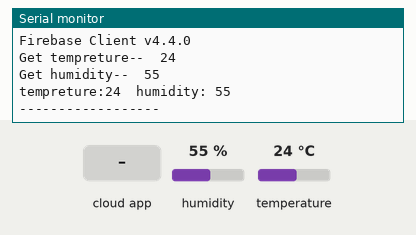
Bench run of a sketch on a simulated ESP32. On the bench: the last lines printed to the serial monitor. The test bench sets the inputs (shaded band); at power-on: humidity 55 %, temperature 24 °C. WiFi joins after 1.5 s; servers stay silent unless stated; the Firebase database answers and starts empty.

Above: at 5.0 s.
5.1 s: humidity set to 22 %
At 6.44 s:
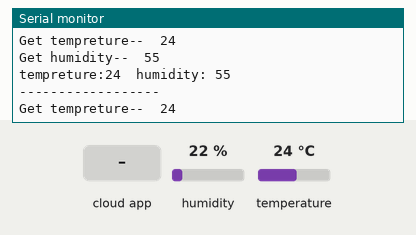
6.6 s: the phone or cloud app sets tempreture to 0
At 6.6 s:
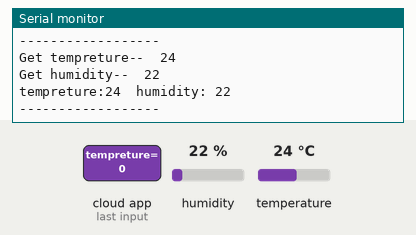
8.1 s: the phone or cloud app sets humidity to 0
9.6 s: temperature set to 12 °C
At 10.09 s:
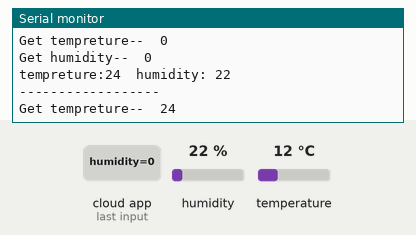
11.1 s: the phone or cloud app sets tempreture to 1
At 11.91 s:
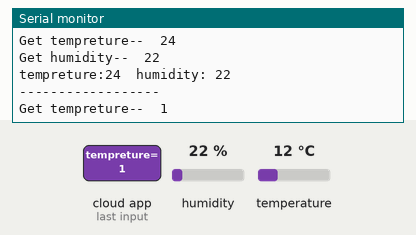
12.6 s: the phone or cloud app sets humidity to 1
Timing chart, 0 to 15.1 s (numbered marks = the images above; inputs shaded):
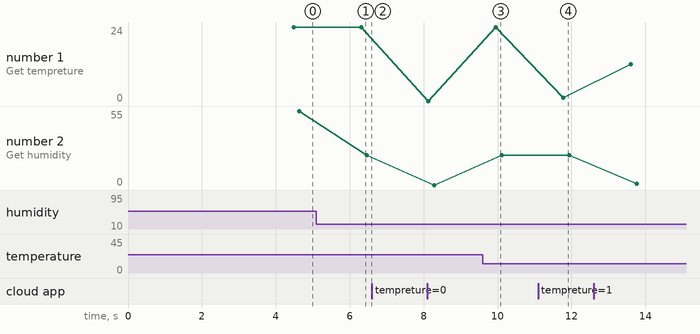

Measured:
- after the input at 11.1 s, the serial monitor: prints a new line after 0.68 s (image 4)
- plotted number 1: 24 → 1 after the input at 11.1 s
- plotted number 2: 55 → 22 after the input at 5.1 s

The sketch:

Sensors_with_data_base.ino
```cpp
//****************************************************************************************************************************************************************//
//########################################### created By: Omar_asadi, Haia_Hihi, Mohamad-alwan_aghbaria ##########################################################//
//############################################################   Date: 24/08/2023    #############################################################################//
//## in this file we are trying to read from the DHT 11 sensor the temprture and the humdity of the enviroment and also the Capactive soil moisture using ESP32 ##//
//#################### In addtion in this file we are connected to the firebase -real time database- and iploading the data to the data base #####################//
//****************************************************************************************************************************************************************//

#if defined(ESP32)
#include <WiFi.h>
#include <FirebaseESP32.h>
#elif defined(ESP8266)
#include <ESP8266WiFi.h>
#include <FirebaseESP8266.h>


#endif

#include <addons/TokenHelper.h>
#include <DFRobot_DHT11.h>
#include <addons/RTDBHelper.h>
const char* WIFI_SSID = "ICST";
const char* WIFI_PASSWORD = "arduino123";


/** Define the API Key **/
#define API_KEY "q5GRF4P379NZpHPnG2KmczcFzm43yw8NDEPpVmHg"

/** Define our RTDB URL **/
#define DATABASE_URL "https://temperature-sensor-test-46ad3-default-rtdb.firebaseio.com/"

/** Define Firebase Data object **/
FirebaseData fbdo;
FirebaseAuth auth;
FirebaseConfig config;

int a, b, x, y;
int hdt_tempreture, hdt_humidity;
const int DHT11_PIN= 32;

DFRobot_DHT11 DHT;


void setup()
{
  Serial.begin(115200);
  delay(2000);
  WiFi.begin(WIFI_SSID, WIFI_PASSWORD);
  Serial.print("Connecting to Wi-Fi");
  while (WiFi.status() != WL_CONNECTED)
  {
    Serial.print("The Wi-Fi status is ");
    Serial.println(WiFi.status());
    delay(600);
  }
  Serial.println();
  Serial.print("Connected with IP: ");
  Serial.println(WiFi.localIP());
  Serial.println();
  Serial.printf("Firebase Client v%s\n\n", FIREBASE_CLIENT_VERSION);
  config.api_key = API_KEY;
  config.database_url = DATABASE_URL;
  Firebase.begin(DATABASE_URL, API_KEY);
  Firebase.setDoubleDigits(5);
}
void loop()
{

   DHT.read(DHT11_PIN);

  if (Firebase.ready())
  {
    hdt_tempreture = DHT.temperature;
    hdt_humidity = DHT.humidity;
    Firebase.setInt(fbdo, "/test/tempreture",hdt_tempreture);
    Firebase.setInt(fbdo, "/test/humidity",hdt_humidity);
    delay(200);
    Serial.printf("Get tempreture--  %s\n", Firebase.getInt(fbdo, "/test/tempreture") ? String(fbdo.to<int>()).c_str() : fbdo.errorReason().c_str());

    Serial.printf("Get humidity--  %s\n", Firebase.getInt(fbdo, "/test/humidity") ? String(fbdo.to<int>()).c_str() : fbdo.errorReason().c_str());

	Serial.println();
	Serial.print("tempreture:");
	Serial.print(hdt_tempreture);
	Serial.print("  humidity: ");
	Serial.print(hdt_humidity);

	Serial.println();
	Serial.println("------------------");
	Serial.println();

	delay(1000);
  }
}
```
